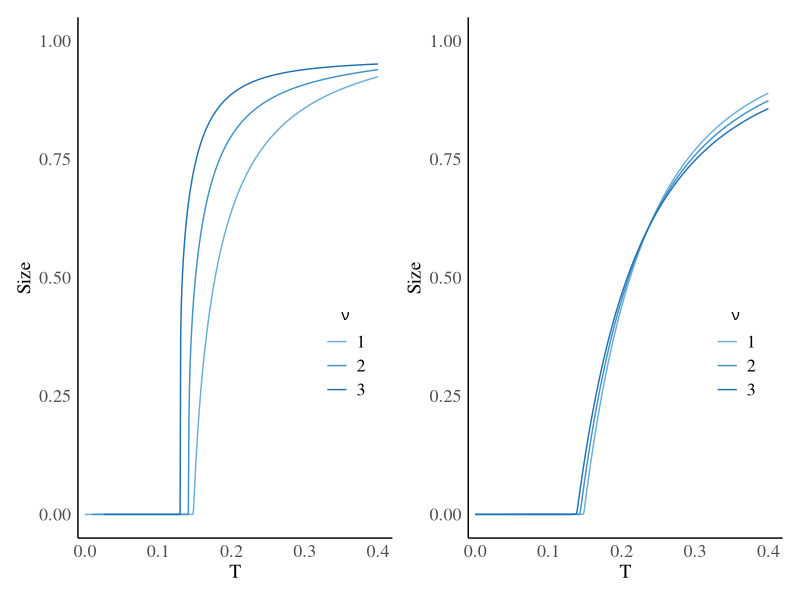

This figure's R source:
library(tidyverse)
library(ggplot2)
library(cowplot)
library(patchwork)
library(RColorBrewer)
theme_set(theme_cowplot())

setwd("/Users/leah/Documents/loops_not_groups")

theory_size_3 <- read_delim("data/size_loops_not_groups_nu_3.txt",
                            col_names = c("T", "p"),
                            delim = " ") |> mutate(nu = factor(3))

theory_size_2 <- read_delim("data/size_loops_not_groups_nu_2.txt",
                            col_names = c("T", "p"),
                            delim = " ") |> mutate(nu = factor(2))

theory_size_1 <- read_delim("data/size_loops_not_groups_nu_1.txt",
                            col_names = c("T", "p"),
                            delim = " ") |> mutate(nu = factor(1))

theory_prob_3 <- read_delim("data/prob_loops_not_groups_nu_3.txt",
                            col_names = c("T", "p"),
                            delim = " ") |> mutate(nu = factor(3))

theory_prob_2 <- read_delim("data/prob_loops_not_groups_nu_2.txt",
                            col_names = c("T", "p"),
                            delim = " ") |> mutate(nu = factor(2))

theory_prob_1 <- read_delim("data/prob_loops_not_groups_nu_1.txt",
                            col_names = c("T", "p"),
                            delim = " ") |> mutate(nu = factor(1))

# A tibble with all three values for nu for the gcc size
theory_gcc_size <- theory_size_1 |> add_row(theory_size_2) |> add_row(theory_size_3)

# A tibble with all three values for nu for the gcc prob
theory_gcc_prob <- theory_prob_1 |> add_row(theory_prob_2) |> add_row(theory_prob_3)

size_plot <- theory_gcc_size |>
  ggplot() +
  geom_line(aes(x = T, y = p, color = nu)) +
  coord_cartesian(xlim = c(0.01, 0.4),
                  ylim = c(0,1)) +
  labs(
    x = expression(T),
    y = expression("Size"),
    color = expression(nu),
    shape = expression(nu)
  ) +
  theme_minimal() +
  scale_color_manual(
    values = (brewer.pal(9, "Blues")[5:10])
  ) +  theme(
    text = element_text(family = "Times"),
    legend.position = c(0.85, 0.35),  # adjust position as needed
    legend.title = element_text(hjust = 0.5),
    legend.background = element_rect(fill = alpha("white", 0.8), color = NA),  # optional: semi-transparent bg
    legend.key = element_blank(),  # optional: remove legend key border
    legend.text = element_text(size = 13),
    panel.grid.major = element_blank(),  # remove major gridlines
    panel.grid.minor = element_blank(),  # remove minor gridlines
    panel.background = element_blank(),
    plot.title = element_text(size = 15, face = "bold", hjust = 0.5),
    axis.title = element_text(size = 14),
    axis.text = element_text(size = 13),
    axis.line = element_line(color = "black", size = 0.5)
  )

prob_plot <- theory_gcc_prob |>
  ggplot() +
  geom_line(aes(x = T, y = p, color = nu)) +
  coord_cartesian(xlim = c(0.01, 0.4),
                  ylim = c(0,1)) +
  labs(
    x = expression(T),
    y = expression("Size"),
    color = expression(nu),
    shape = expression(nu)
  ) +
  theme_minimal() +
  scale_color_manual(
    values = (brewer.pal(9, "Blues")[5:10])
  ) +  theme(
    text = element_text(family = "Times"),
    legend.position = c(0.85, 0.35),  # adjust position as needed
    legend.title = element_text(hjust = 0.5),
    legend.background = element_rect(fill = alpha("white", 0.8), color = NA),  # optional: semi-transparent bg
    legend.key = element_blank(),  # optional: remove legend key border
    legend.text = element_text(size = 13),
    panel.grid.major = element_blank(),  # remove major gridlines
    panel.grid.minor = element_blank(),  # remove minor gridlines
    panel.background = element_blank(),
    plot.title = element_text(size = 15, face = "bold", hjust = 0.5),
    axis.title = element_text(size = 14),
    axis.text = element_text(size = 13),
    axis.line = element_line(color = "black", size = 0.5)
  )

size_plot | prob_plot
